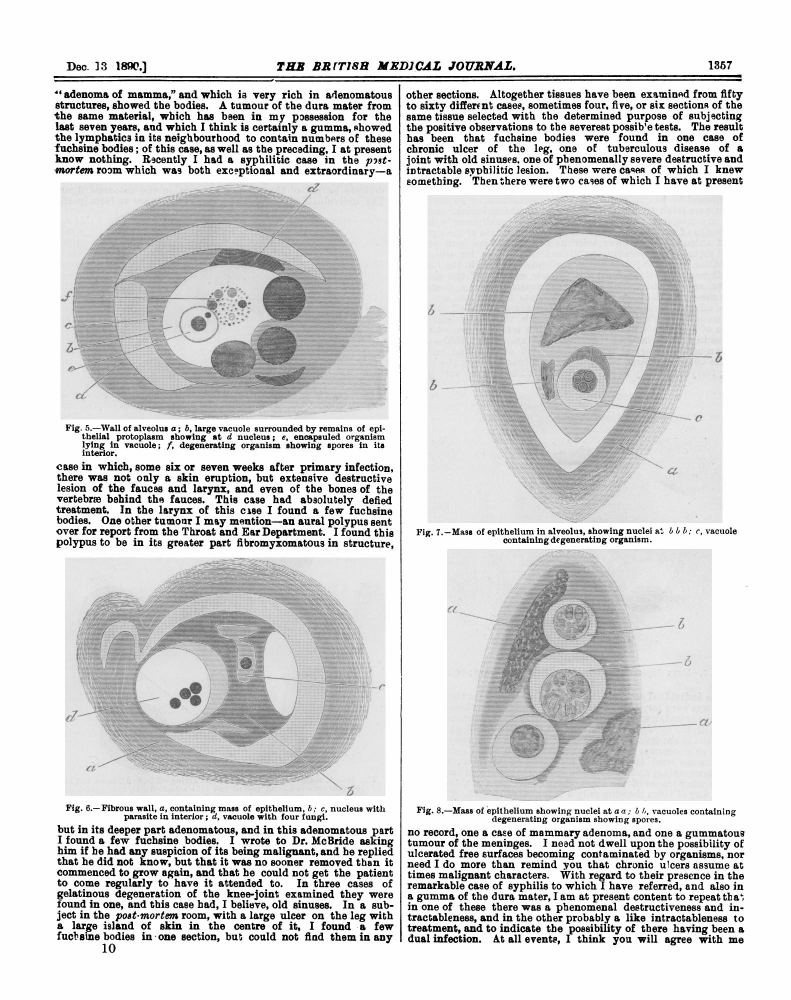
#> input picture converted_images/brmedj04652-0016.pdf_1.jpg, 1582 x 2000 px (shown at 1/2 size); its folder holds only this picture in this run
$ jupyter execute --allow-errors OCR_GPT-3_summary.ipynb
#> lines starting #> are read from the running program, lines starting #| are printed output that depends on the picture; after the words box and inside, x2 and y2 are one past the last pixel; in counts of white or black regions, pixels touching at a corner belong together
# Just a practice notebook to play with OCR extraction and OpenAI's GPT-3 API
----------------------------------------------------------------------------------------

# Imports

[cell 1]
# import tessaract and image processing libraries
import pytesseract
from PIL import Image
from pdf2image import convert_from_path
import openai
from collections import defaultdict
import cv2
import os

[cell 2]
name = "brmedj04652-0016.pdf"
#> (the rest of this cell did not finish here and is left out)

[cell 3]
def ocr_image(image_path):
    # Read the image
    img = cv2.imread(image_path)

    # Resize the image
    img = cv2.resize(img, None, fx=3, fy=3, interpolation=cv2.INTER_CUBIC)

    # Convert to grayscale
    gray = cv2.cvtColor(img, cv2.COLOR_BGR2GRAY)

    # Apply thresholding
    _, thresh = cv2.threshold(gray, 0, 255, cv2.THRESH_BINARY + cv2.THRESH_OTSU)

    # Apply dilation and erosion
    kernel = cv2.getStructuringElement(cv2.MORPH_RECT, (3, 3))
    dilation = cv2.dilate(thresh, kernel, iterations=1)
    erosion = cv2.erode(dilation, kernel, iterations=1)

    # Remove noise
    blurred = cv2.medianBlur(erosion, 3)

    # Convert the pre-processed image back to PIL format
    pil_img = Image.fromarray(blurred)

    # Perform OCR using pytesseract
    text = pytesseract.image_to_string(pil_img)

    return text

# [15 lines left out: function summarize_text, not called in this run]

#> (a cell that did not finish here is left out)

[cell 5]
# Provide the path to your image file
image_path = "converted_images/brmedj04652-0016.pdf_0.jpg"

# Perform OCR on the image
#> (the rest of this cell did not finish here and is left out)

[cell 6]
def aggregate_text(images_folder):
    text = ''

    for image_path in os.listdir(images_folder):
        image_full_path = os.path.join(images_folder, image_path)
        text += ocr_image(image_full_path) + ' '
#> in ocr_image, img is the input picture: shape (2000, 1582, 3); min 0, max 255, mean 213.3
#> in ocr_image (call 2), `_, thresh = cv2.threshold(gray, 0, 255, cv2.THRESH_BINARY + cv2.THRESH..`:
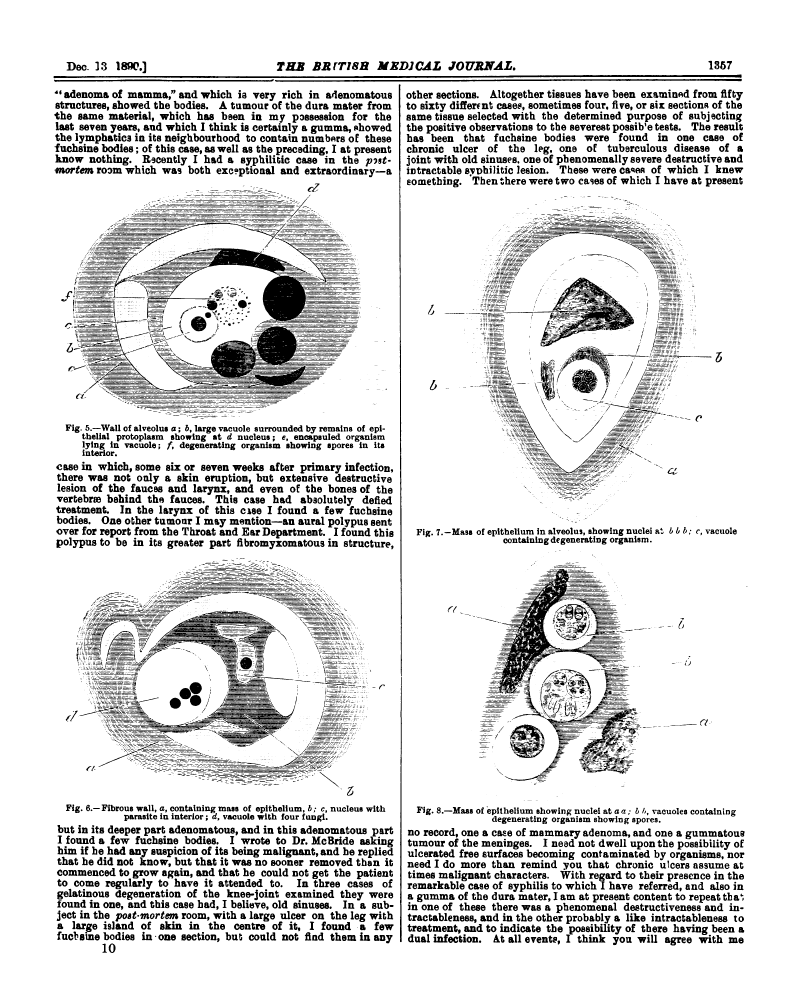
#> thresh: shape (6000, 4746) (shown at 1/6 size); 86.5% white; 15500 black regions (6070 under 20 px), largest, box (x1, y1, x2, y2) and area: (937, 1958, 2146, 2328) 133597, (798, 1426, 2163, 1944) 133493, (2926, 3413, 3739, 4162) 108804
#> in ocr_image (call 2), `dilation = cv2.dilate(thresh, kernel, iterations=1)`:
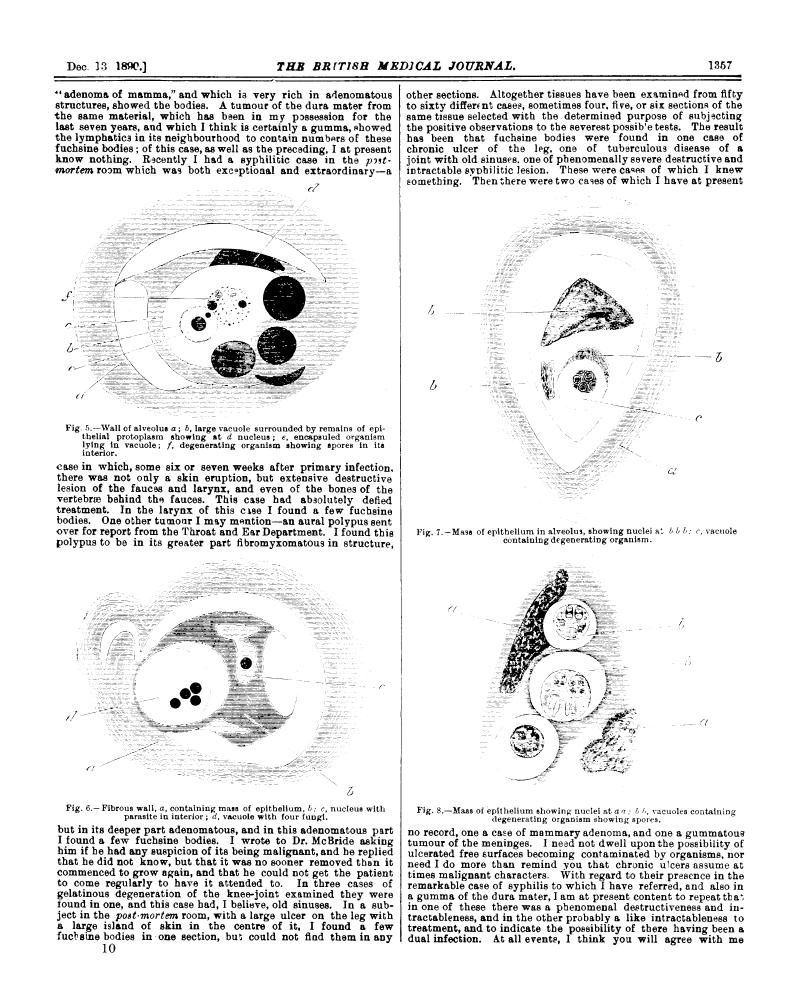
#> dilation: shape (6000, 4746) (shown at 1/6 size); 91.8% white; 17089 black regions (10640 under 20 px), largest, box (x1, y1, x2, y2) and area: (1267, 1959, 1891, 2266) 74028, (2962, 3415, 3715, 4161) 71177, (1578, 1632, 2027, 1925) 53853
#> in ocr_image (call 2), `erosion = cv2.erode(dilation, kernel, iterations=1)`:
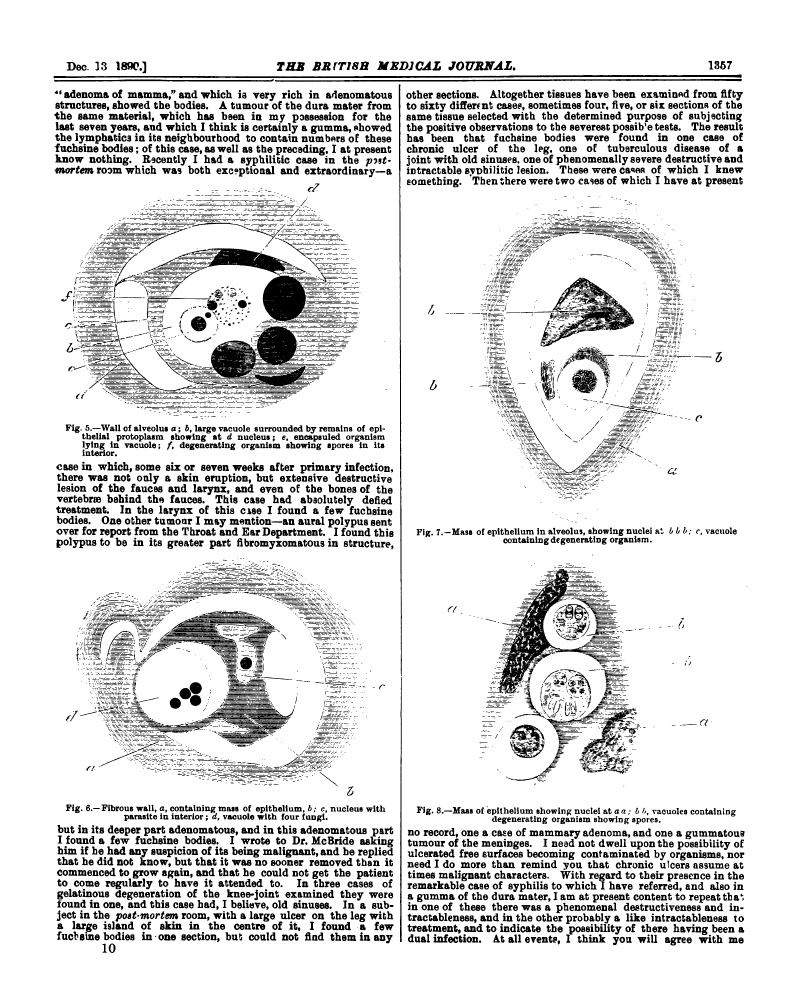
#> erosion: shape (6000, 4746) (shown at 1/6 size); 87.4% white; 15942 black regions (4749 under 20 px), largest, box (x1, y1, x2, y2) and area: (2961, 3414, 3716, 4162) 94940, (1266, 1958, 1901, 2267) 86669, (1577, 1631, 2060, 1926) 58325

$ run again, on converted_images/brmedj04652-0016.pdf_2.jpg
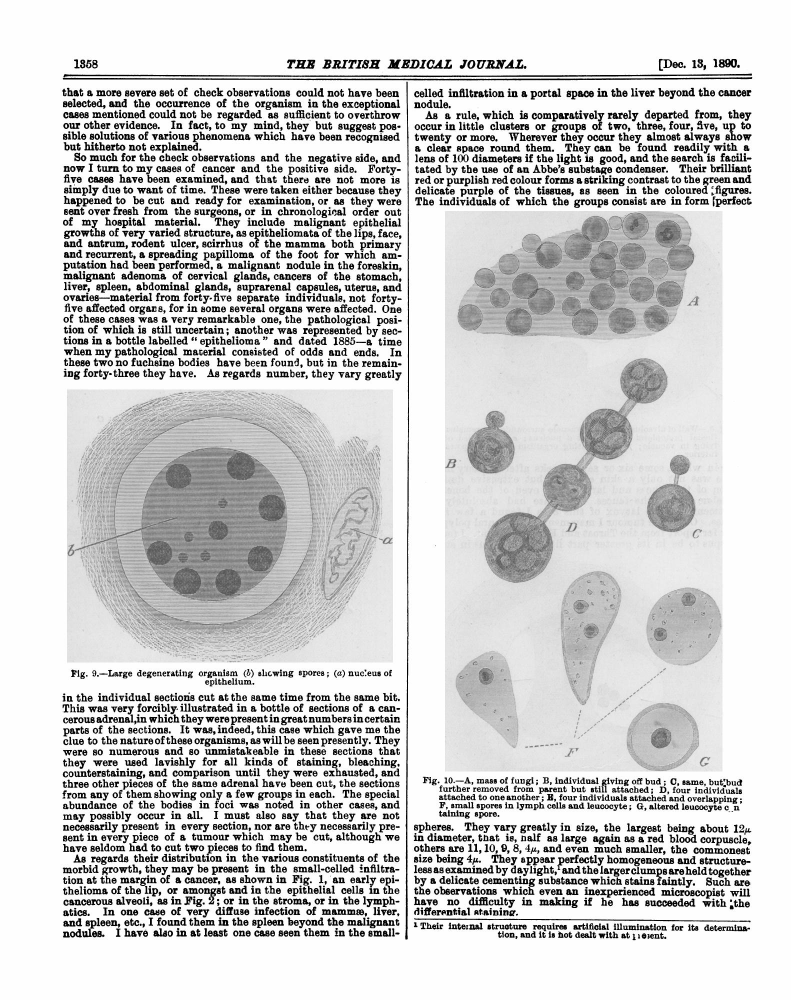
#> input picture converted_images/brmedj04652-0016.pdf_2.jpg, 1582 x 2000 px (shown at 1/2 size)
#> in ocr_image, img is the input picture: shape (2000, 1582, 3); min 0, max 255, mean 210
#> img: shape (6000, 4746, 3)
#> in ocr_image (call 2), `_, thresh = cv2.threshold(gray, 0, 255, cv2.THRESH_BINARY + cv2.THRESH..`:
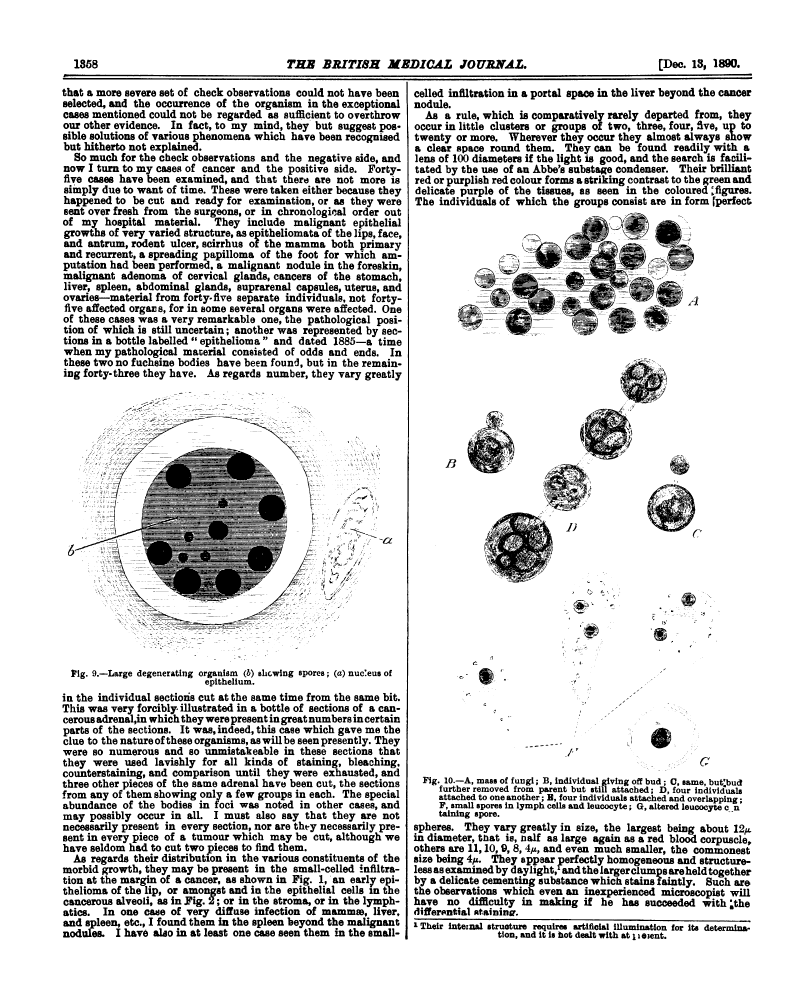
#> thresh: shape (6000, 4746) (shown at 1/6 size); 85% white; 10677 black regions (5184 under 20 px), largest, box (x1, y1, x2, y2) and area: (449, 2692, 1723, 3609) 432055, (2914, 3075, 3316, 3496) 80043, (3508, 2435, 3771, 2758) 39009
#> in ocr_image (call 2), `dilation = cv2.dilate(thresh, kernel, iterations=1)`:
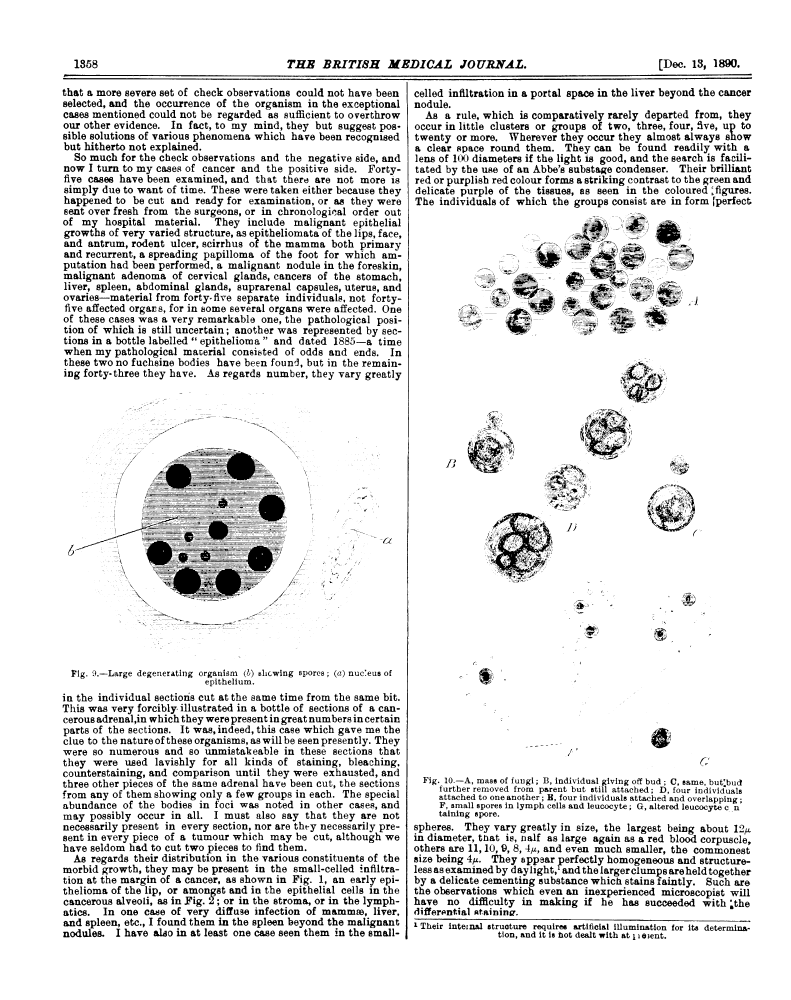
#> dilation: shape (6000, 4746) (shown at 1/6 size); 89.6% white; 8875 black regions (3950 under 20 px), largest, box (x1, y1, x2, y2) and area: (862, 3243, 1695, 3600) 115335, (450, 2943, 1721, 3303) 74189, (902, 2706, 1691, 2942) 68521
#> erosion: shape (6000, 4746); 85.3% white; 7619 black regions (1751 under 20 px), largest, box (x1, y1, x2, y2) and area: (859, 3242, 1698, 3601) 151567, (449, 2942, 1722, 3304) 111973, (901, 2705, 1695, 2949) 96770
#> blurred: shape (6000, 4746); 85.3% white; 7207 black regions (1817 under 20 px), largest, box (x1, y1, x2, y2) and area: (449, 2705, 1722, 3602) 390753, (2927, 3075, 3315, 3478) 72764, (2430, 490, 2454, 5637) 36803

$ run again, on converted_images/brmedj04652-0016.pdf_3.jpg
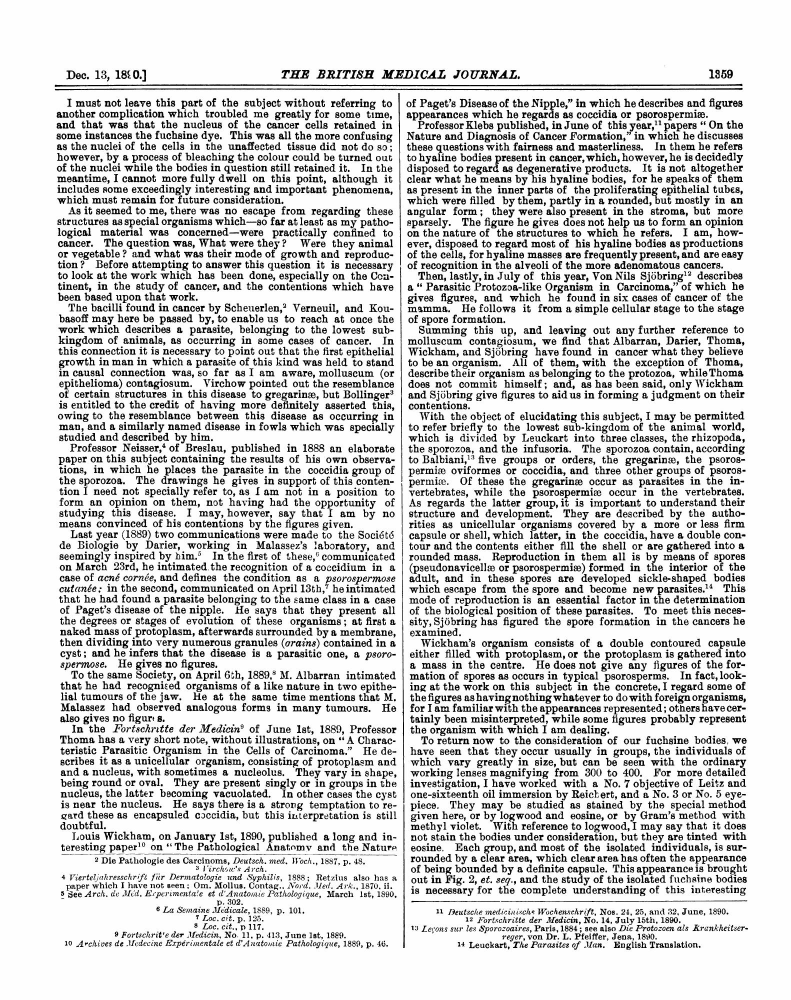
#> input picture converted_images/brmedj04652-0016.pdf_3.jpg, 1582 x 2000 px (shown at 1/2 size)
#> in ocr_image, img is the input picture: shape (2000, 1582, 3); min 0, max 255, mean 211.9
#> img: shape (6000, 4746, 3)
#> thresh: shape (6000, 4746); 82.7% white; 8866 black regions (63 under 20 px), largest, box (x1, y1, x2, y2) and area: (329, 503, 4455, 522) 31956, (329, 527, 4455, 543) 27409, (3007, 5402, 4484, 5412) 7420
#> in ocr_image (call 2), `dilation = cv2.dilate(thresh, kernel, iterations=1)`:
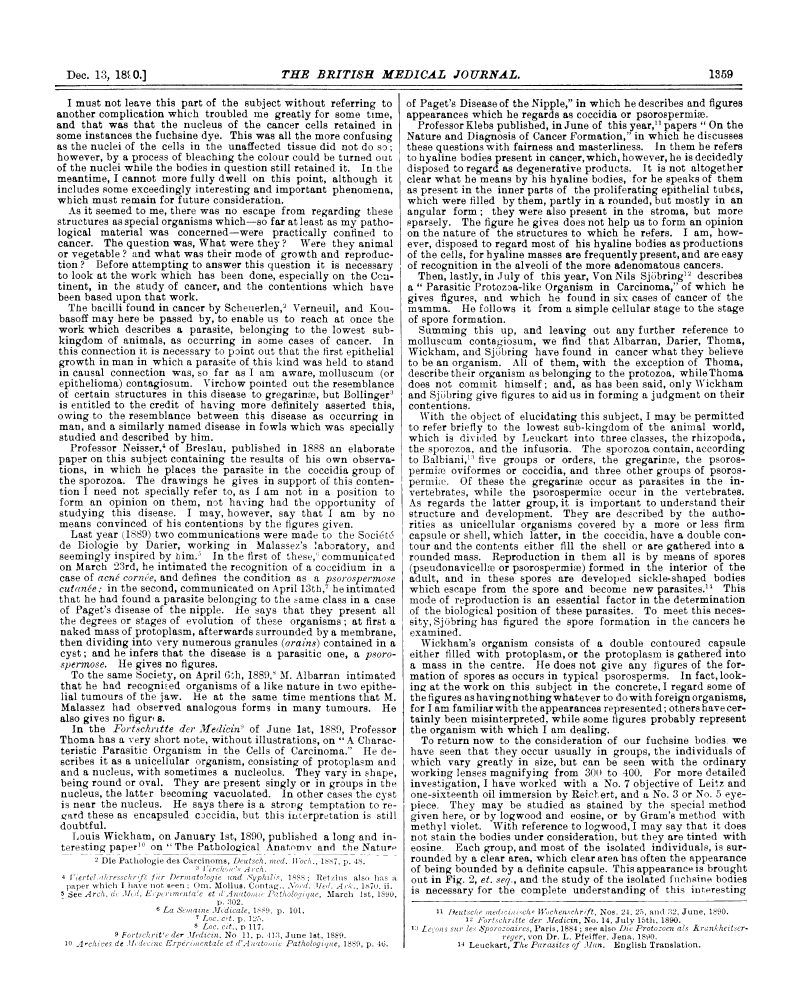
#> dilation: shape (6000, 4746) (shown at 1/6 size); 88.6% white; 9302 black regions (347 under 20 px), largest, box (x1, y1, x2, y2) and area: (330, 504, 4454, 521) 23182, (331, 528, 4454, 542) 18721, (3008, 5403, 4482, 5411) 4318
#> erosion: shape (6000, 4746); 82.8% white; 9020 black regions (70 under 20 px), largest, box (x1, y1, x2, y2) and area: (329, 503, 4455, 522) 31904, (330, 527, 4455, 543) 27377, (3007, 5402, 4483, 5412) 7414
#> blurred: shape (6000, 4746); 82.8% white; 8973 black regions (70 under 20 px), largest, box (x1, y1, x2, y2) and area: (329, 503, 4455, 522) 31908, (330, 527, 4455, 543) 27380, (3007, 5402, 4483, 5412) 7415
